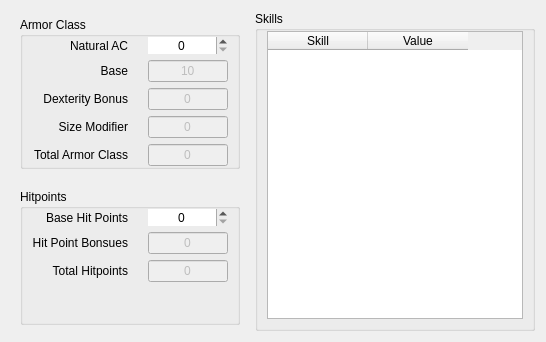
           <widget class="QWidget" name="widget_6" native="true">
            <layout class="QHBoxLayout" name="horizontalLayout_3">
             <item>
              <widget class="QWidget" name="widget_3" native="true">
               <layout class="QVBoxLayout" name="verticalLayout_3">
                <property name="spacing">
                 <number>20</number>
                </property>
                <property name="topMargin">
                 <number>6</number>
                </property>
                <property name="bottomMargin">
                 <number>6</number>
                </property>
                <item>
                 <widget class="QGroupBox" name="groupBox_3">
                  <property name="title">
                   <string>Armor Class</string>
                  </property>
                  <layout class="QGridLayout" name="gridLayout_4">
                   <property name="topMargin">
                    <number>0</number>
                   </property>
                   <property name="bottomMargin">
                    <number>0</number>
                   </property>
                   <property name="horizontalSpacing">
                    <number>20</number>
                   </property>
                   <item row="3" column="1">
                    <widget class="QLineEdit" name="acSize">
                     <property name="enabled">
                      <bool>false</bool>
                     </property>
                     <property name="minimumSize">
                      <size>
                       <width>80</width>
                       <height>0</height>
                      </size>
                     </property>
                     <property name="maximumSize">
                      <size>
                       <width>80</width>
                       <height>16777215</height>
                      </size>
                     </property>
                     <property name="text">
                      <string>0</string>
                     </property>
                     <property name="alignment">
                      <set>Qt::AlignmentFlag::AlignCenter</set>
                     </property>
                    </widget>
                   </item>
                   <item row="2" column="0">
                    <widget class="QLabel" name="label_35">
                     <property name="text">
                      <string>Dexterity Bonus</string>
                     </property>
                     <property name="alignment">
                      <set>Qt::AlignmentFlag::AlignRight|Qt::AlignmentFlag::AlignTrailing|Qt::AlignmentFlag::AlignVCenter</set>
                     </property>
                    </widget>
                   </item>
                   <item row="1" column="0">
                    <widget class="QLabel" name="label_17">
                     <property name="text">
                      <string>Base</string>
                     </property>
                     <property name="alignment">
                      <set>Qt::AlignmentFlag::AlignRight|Qt::AlignmentFlag::AlignTrailing|Qt::AlignmentFlag::AlignVCenter</set>
                     </property>
                    </widget>
                   </item>
                   <item row="1" column="1">
                    <widget class="QLineEdit" name="acBase">
                     <property name="enabled">
                      <bool>false</bool>
                     </property>
                     <property name="minimumSize">
                      <size>
                       <width>80</width>
                       <height>0</height>
                      </size>
                     </property>
                     <property name="maximumSize">
                      <size>
                       <width>80</width>
                       <height>16777215</height>
                      </size>
                     </property>
                     <property name="text">
                      <string>10</string>
                     </property>
                     <property name="alignment">
                      <set>Qt::AlignmentFlag::AlignCenter</set>
                     </property>
                    </widget>
                   </item>
                   <item row="0" column="0">
                    <widget class="QLabel" name="label_26">
                     <property name="text">
                      <string>Natural AC</string>
                     </property>
                     <property name="alignment">
                      <set>Qt::AlignmentFlag::AlignRight|Qt::AlignmentFlag::AlignTrailing|Qt::AlignmentFlag::AlignVCenter</set>
                     </property>
                    </widget>
                   </item>
                   <item row="2" column="1">
                    <widget class="QLineEdit" name="acDexterity">
                     <property name="enabled">
                      <bool>false</bool>
                     </property>
                     <property name="minimumSize">
                      <size>
                       <width>80</width>
                       <height>0</height>
                      </size>
                     </property>
                     <property name="maximumSize">
                      <size>
                       <width>80</width>
                       <height>16777215</height>
                      </size>
                     </property>
                     <property name="text">
                      <string>0</string>
                     </property>
                     <property name="alignment">
                      <set>Qt::AlignmentFlag::AlignCenter</set>
                     </property>
                    </widget>
                   </item>
                   <item row="0" column="1">
                    <widget class="QSpinBox" name="acNatural">
                     <property name="minimumSize">
                      <size>
                       <width>80</width>
                       <height>0</height>
                      </size>
                     </property>
                     <property name="maximumSize">
                      <size>
                       <width>80</width>
                       <height>16777215</height>
                      </size>
                     </property>
                     <property name="frame">
                      <bool>false</bool>
                     </property>
                     <property name="alignment">
                      <set>Qt::AlignmentFlag::AlignCenter</set>
                     </property>
                    </widget>
                   </item>
                   <item row="3" column="0">
                    <widget class="QLabel" name="label_36">
                     <property name="text">
                      <string>Size Modifier</string>
                     </property>
                     <property name="alignment">
                      <set>Qt::AlignmentFlag::AlignRight|Qt::AlignmentFlag::AlignTrailing|Qt::AlignmentFlag::AlignVCenter</set>
                     </property>
                    </widget>
                   </item>
                   <item row="4" column="0">
                    <widget class="QLabel" name="label_37">
                     <property name="text">
                      <string>Total Armor Class</string>
                     </property>
                     <property name="alignment">
                      <set>Qt::AlignmentFlag::AlignRight|Qt::AlignmentFlag::AlignTrailing|Qt::AlignmentFlag::AlignVCenter</set>
                     </property>
                    </widget>
                   </item>
                   <item row="4" column="1">
                    <widget class="QLineEdit" name="acTotal">
                     <property name="enabled">
                      <bool>false</bool>
                     </property>
                     <property name="minimumSize">
                      <size>
                       <width>80</width>
                       <height>0</height>
                      </size>
                     </property>
                     <property name="maximumSize">
                      <size>
                       <width>80</width>
                       <height>16777215</height>
                      </size>
                     </property>
                     <property name="text">
                      <string>0</string>
                     </property>
                     <property name="alignment">
                      <set>Qt::AlignmentFlag::AlignCenter</set>
                     </property>
                    </widget>
                   </item>
                  </layout>
                 </widget>
                </item>
                <item>
                 <widget class="QGroupBox" name="groupBox_2">
                  <property name="title">
                   <string>Hitpoints</string>
                  </property>
                  <layout class="QGridLayout" name="gridLayout_3">
                   <property name="topMargin">
                    <number>0</number>
                   </property>
                   <property name="bottomMargin">
                    <number>0</number>
                   </property>
                   <property name="horizontalSpacing">
                    <number>20</number>
                   </property>
                   <item row="2" column="1">
                    <widget class="QLineEdit" name="hpTotal">
                     <property name="enabled">
                      <bool>false</bool>
                     </property>
                     <property name="minimumSize">
                      <size>
                       <width>80</width>
                       <height>0</height>
                      </size>
                     </property>
                     <property name="maximumSize">
                      <size>
                       <width>80</width>
                       <height>16777215</height>
                      </size>
                     </property>
                     <property name="text">
                      <string>0</string>
                     </property>
                     <property name="alignment">
                      <set>Qt::AlignmentFlag::AlignCenter</set>
                     </property>
                    </widget>
                   </item>
                   <item row="0" column="1">
                    <widget class="QSpinBox" name="hpBase">
                     <property name="minimumSize">
                      <size>
                       <width>80</width>
                       <height>0</height>
                      </size>
                     </property>
                     <property name="maximumSize">
                      <size>
                       <width>80</width>
                       <height>16777215</height>
                      </size>
                     </property>
                     <property name="frame">
                      <bool>false</bool>
                     </property>
                     <property name="alignment">
                      <set>Qt::AlignmentFlag::AlignCenter</set>
                     </property>
                     <property name="maximum">
                      <number>2147483647</number>
                     </property>
                    </widget>
                   </item>
                   <item row="2" column="0">
                    <widget class="QLabel" name="label_16">
                     <property name="text">
                      <string>Total Hitpoints</string>
                     </property>
                     <property name="alignment">
                      <set>Qt::AlignmentFlag::AlignRight|Qt::AlignmentFlag::AlignTrailing|Qt::AlignmentFlag::AlignVCenter</set>
                     </property>
                    </widget>
                   </item>
                   <item row="0" column="0">
                    <widget class="QLabel" name="label_14">
                     <property name="text">
                      <string>Base Hit Points</string>
                     </property>
                     <property name="alignment">
                      <set>Qt::AlignmentFlag::AlignRight|Qt::AlignmentFlag::AlignTrailing|Qt::AlignmentFlag::AlignVCenter</set>
                     </property>
                    </widget>
                   </item>
                   <item row="3" column="0">
                    <spacer name="verticalSpacer">
                     <property name="orientation">
                      <enum>Qt::Orientation::Vertical</enum>
                     </property>
                     <property name="sizeHint" stdset="0">
                      <size>
                       <width>20</width>
                       <height>40</height>
                      </size>
                     </property>
                    </spacer>
                   </item>
                   <item row="1" column="1">
                    <widget class="QLineEdit" name="hpBonuses">
                     <property name="enabled">
                      <bool>false</bool>
                     </property>
                     <property name="minimumSize">
                      <size>
                       <width>80</width>
                       <height>0</height>
                      </size>
                     </property>
                     <property name="maximumSize">
                      <size>
                       <width>80</width>
                       <height>16777215</height>
                      </size>
                     </property>
                     <property name="text">
                      <string>0</string>
                     </property>
                     <property name="alignment">
                      <set>Qt::AlignmentFlag::AlignCenter</set>
                     </property>
                    </widget>
                   </item>
                   <item row="1" column="0">
                    <widget class="QLabel" name="label_15">
                     <property name="text">
                      <string>Hit Point Bonsues</string>
                     </property>
                     <property name="alignment">
                      <set>Qt::AlignmentFlag::AlignRight|Qt::AlignmentFlag::AlignTrailing|Qt::AlignmentFlag::AlignVCenter</set>
                     </property>
                    </widget>
                   </item>
                  </layout>
                 </widget>
                </item>
               </layout>
              </widget>
             </item>
             <item>
              <widget class="QGroupBox" name="skillsGroup">
               <property name="title">
                <string>Skills</string>
               </property>
               <layout class="QVBoxLayout" name="verticalLayout">
                <property name="topMargin">
                 <number>0</number>
                </property>
                <item>
                 <widget class="QTableWidget" name="tableWidget">
                  <property name="alternatingRowColors">
                   <bool>true</bool>
                  </property>
                  <attribute name="verticalHeaderVisible">
                   <bool>false</bool>
                  </attribute>
                  <column>
                   <property name="text">
                    <string>Skill</string>
                   </property>
                  </column>
                  <column>
                   <property name="text">
                    <string>Value</string>
                   </property>
                  </column>
                 </widget>
                </item>
               </layout>
              </widget>
             </item>
            </layout>
           </widget>
